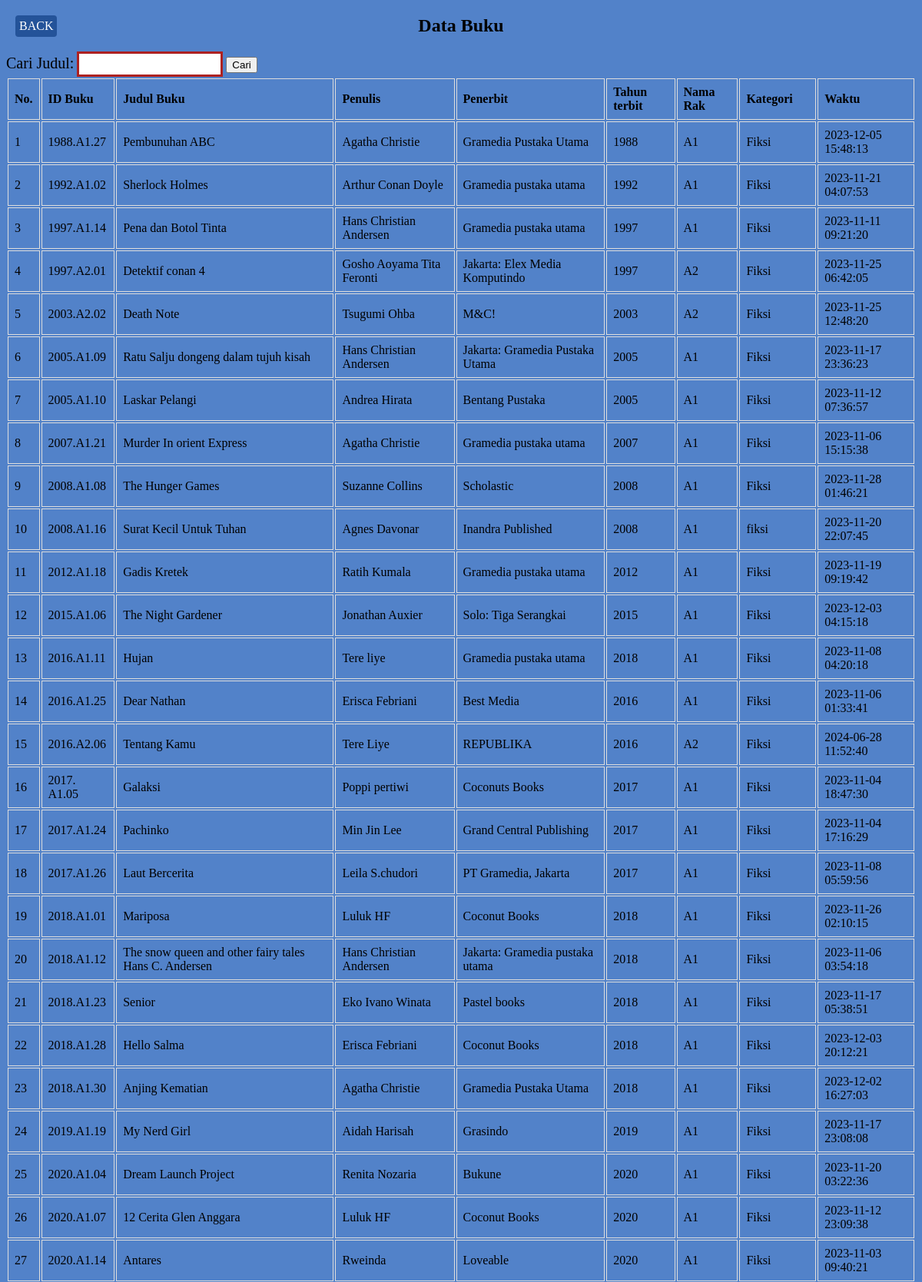
Page /databuku.php (upper part) on the committed database.
### tables this page shows
CREATE TABLE `buku` (
  `id_buku` varchar(16) NOT NULL,
  `judul_buku` varchar(255) NOT NULL,
  `penulis` varchar(255) NOT NULL,
  `penerbit` varchar(100) NOT NULL,
  `tahun_terbit` int(4) NOT NULL,
  `nama_rak` varchar(20) NOT NULL,
  `kategori` text NOT NULL,
  `waktu` datetime NOT NULL
);

### databuku.php (the view, shortened to what this page needs)
<?php include "koneksi.php";?>
<!DOCTYPE html>
<html lang="en">
<head>
</head>
<body>
    <h2>Data Buku</h2>
    <form method="GET">
        <label for="cari">Cari Judul:</label>
        <input type="text" id="cari" name="cari">
        <button type="submit">Cari</button>
    </form>
    <table>
        <thead>
            <tr>
                <th>No.</th>
                <th>ID Buku</th>
                <th>Judul Buku</th>
                <th>Penulis</th>
                <th>Penerbit</th>
                <th>Tahun terbit</th>
                <th>Nama Rak</th>
                <th>Kategori</th>
                <th>Waktu</th>
            </tr>
        </thead>
        <tbody>
            <?php
            if (isset($_GET['cari'])) {
                $cari = $_GET['cari'];
                if (!empty($cari)) {
                    $query = "SELECT * FROM buku WHERE judul_buku LIKE '%" . $cari . "%'";
                } else {
                    $query = "SELECT * FROM buku";
                }
            } else {
                $query = "SELECT * FROM buku";
            }
            $result = mysqli_query($konek, $query);
            if (mysqli_num_rows($result) > 0) {
                $no = 1;
                while ($row = mysqli_fetch_assoc($result)) {
                    echo "<tr>";
                    echo "<td>" . $no . "</td>";
                    echo "<td>" . $row['id_buku'] . "</td>";
                    echo "<td>" . $row['judul_buku'] . "</td>";
                    echo "<td>" . $row['penulis'] . "</td>";
                    echo "<td>" . $row['penerbit'] . "</td>";
                    echo "<td>" . $row['tahun_terbit'] ."</td>";
                    echo "<td>" . $row['nama_rak'] . "</td>";
                    echo "<td>" . $row['kategori'] . "</td>";
                    echo "<td>" . $row['waktu'] . "</td>";
                    echo "</tr>";
                    $no++;
                }
            } else {
                echo "<tr><td colspan='7'>Tidak ada data buku yang dicari.</td></tr>";
            }
            ?>
        </tbody>
    </table>
    <a href="inputbuku.php" class="tombol-back">BACK</a>
</body>
</html>

### databuku.php (style rules this page uses)
h2 { text-align: center; }
html { background-color: #5282C9; }
.tombol-back { display: inline-block; padding: 10px 20px; background-color: #245399; color: white; text-decoration: none; border: none; border-radius: 4px; }
input[type=text] { width: 180px; height: 25px; font-size: 15px; border: 3px solid #ad2121; }
label[for=cari] { font-size: 20px; }
table { width: 100%; margin: 0 auto; }
th, td { border: 1px solid #ddd; padding: 8px; text-align: left; }
.tombol-back { position: absolute; top: 20px; left: 20px; display: inline-block; padding: 5px 5px; background-color: #245399; color: white; text-decoration: none; border: none; border-radius: 4px; }

### rows in the picture
buku: id_buku "1988.A1.27", judul_buku "Pembunuhan ABC", penulis "Agatha Christie", penerbit "Gramedia Pustaka Utama", tahun_terbit "1988", nama_rak "A1", kategori "Fiksi", waktu "2023-12-05 15:48:13"
buku: id_buku "1992.A1.02", judul_buku "Sherlock Holmes", penulis "Arthur Conan Doyle", penerbit "Gramedia pustaka utama", tahun_terbit "1992", nama_rak "A1", kategori "Fiksi", waktu "2023-11-21 04:07:53"
buku: id_buku "1997.A1.14", judul_buku "Pena dan Botol Tinta", penulis "Hans Christian Andersen", penerbit "Gramedia pustaka utama", tahun_terbit "1997", nama_rak "A1", kategori "Fiksi", waktu "2023-11-11 09:21:20"
buku: id_buku "1997.A2.01", judul_buku "Detektif conan 4", penulis "Gosho Aoyama Tita Feronti", penerbit "Jakarta: Elex Media Komputindo", tahun_terbit "1997", nama_rak "A2", kategori "Fiksi", waktu "2023-11-25 06:42:05"
buku: id_buku "2003.A2.02", judul_buku "Death Note", penulis "Tsugumi Ohba", penerbit "M&C!", tahun_terbit "2003", nama_rak "A2", kategori "Fiksi", waktu "2023-11-25 12:48:20"
buku: id_buku "2005.A1.09", judul_buku "Ratu Salju dongeng dalam tujuh kisah", penulis "Hans Christian Andersen", penerbit "Jakarta: Gramedia Pustaka Utama", tahun_terbit "2005", nama_rak "A1", kategori "Fiksi", waktu "2023-11-17 23:36:23"
buku: id_buku "2005.A1.10", judul_buku "Laskar Pelangi", penulis "Andrea Hirata", penerbit "Bentang Pustaka", tahun_terbit "2005", nama_rak "A1", kategori "Fiksi", waktu "2023-11-12 07:36:57"
buku: id_buku "2007.A1.21", judul_buku "Murder In orient Express", penulis "Agatha Christie", penerbit "Gramedia pustaka utama", tahun_terbit "2007", nama_rak "A1", kategori "Fiksi", waktu "2023-11-06 15:15:38"
buku: id_buku "2008.A1.08", judul_buku "The Hunger Games", penulis "Suzanne Collins", penerbit "Scholastic", tahun_terbit "2008", nama_rak "A1", kategori "Fiksi", waktu "2023-11-28 01:46:21"
buku: id_buku "2008.A1.16", judul_buku "Surat Kecil Untuk Tuhan", penulis "Agnes Davonar", penerbit "Inandra Published", tahun_terbit "2008", nama_rak "A1", kategori "fiksi", waktu "2023-11-20 22:07:45"
buku: id_buku "2012.A1.18", judul_buku "Gadis Kretek", penulis "Ratih Kumala", penerbit "Gramedia pustaka utama", tahun_terbit "2012", nama_rak "A1", kategori "Fiksi", waktu "2023-11-19 09:19:42"
buku: id_buku "2015.A1.06", judul_buku "The Night Gardener", penulis "Jonathan Auxier", penerbit "Solo: Tiga Serangkai", tahun_terbit "2015", nama_rak "A1", kategori "Fiksi", waktu "2023-12-03 04:15:18"
buku: id_buku "2016.A1.11", judul_buku "Hujan", penulis "Tere liye", penerbit "Gramedia pustaka utama", tahun_terbit "2018", nama_rak "A1", kategori "Fiksi", waktu "2023-11-08 04:20:18"
buku: id_buku "2016.A1.25", judul_buku "Dear Nathan", penulis "Erisca Febriani", penerbit "Best Media", tahun_terbit "2016", nama_rak "A1", kategori "Fiksi", waktu "2023-11-06 01:33:41"
buku: id_buku "2016.A2.06", judul_buku "Tentang Kamu", penulis "Tere Liye", penerbit "REPUBLIKA", tahun_terbit "2016", nama_rak "A2", kategori "Fiksi", waktu "2024-06-28 11:52:40"
buku: id_buku "2017. A1.05", judul_buku "Galaksi", penulis "Poppi pertiwi", penerbit "Coconuts Books", tahun_terbit "2017", nama_rak "A1", kategori "Fiksi", waktu "2023-11-04 18:47:30"
buku: id_buku "2017.A1.24", judul_buku "Pachinko", penulis "Min Jin Lee", penerbit "Grand Central Publishing", tahun_terbit "2017", nama_rak "A1", kategori "Fiksi", waktu "2023-11-04 17:16:29"
buku: id_buku "2017.A1.26", judul_buku "Laut Bercerita", penulis "Leila S.chudori", penerbit "PT Gramedia, Jakarta", tahun_terbit "2017", nama_rak "A1", kategori "Fiksi", waktu "2023-11-08 05:59:56"
buku: id_buku "2018.A1.01", judul_buku "Mariposa", penulis "Luluk HF", penerbit "Coconut Books", tahun_terbit "2018", nama_rak "A1", kategori "Fiksi", waktu "2023-11-26 02:10:15"
buku: id_buku "2018.A1.12", judul_buku "The snow queen and other fairy tales Hans C. Andersen", penulis "Hans Christian Andersen", penerbit "Jakarta: Gramedia pustaka utama", tahun_terbit "2018", nama_rak "A1", kategori "Fiksi", waktu "2023-11-06 03:54:18"
buku: id_buku "2018.A1.23", judul_buku "Senior", penulis "Eko Ivano Winata", penerbit "Pastel books", tahun_terbit "2018", nama_rak "A1", kategori "Fiksi", waktu "2023-11-17 05:38:51"
buku: id_buku "2018.A1.28", judul_buku "Hello Salma", penulis "Erisca Febriani", penerbit "Coconut Books", tahun_terbit "2018", nama_rak "A1", kategori "Fiksi", waktu "2023-12-03 20:12:21"
buku: id_buku "2018.A1.30", judul_buku "Anjing Kematian", penulis "Agatha Christie", penerbit "Gramedia Pustaka Utama", tahun_terbit "2018", nama_rak "A1", kategori "Fiksi", waktu "2023-12-02 16:27:03"
buku: id_buku "2019.A1.19", judul_buku "My Nerd Girl", penulis "Aidah Harisah", penerbit "Grasindo", tahun_terbit "2019", nama_rak "A1", kategori "Fiksi", waktu "2023-11-17 23:08:08"
buku: id_buku "2020.A1.04", judul_buku "Dream Launch Project", penulis "Renita Nozaria", penerbit "Bukune", tahun_terbit "2020", nama_rak "A1", kategori "Fiksi", waktu "2023-11-20 03:22:36"
buku: id_buku "2020.A1.07", judul_buku "12 Cerita Glen Anggara", penulis "Luluk HF", penerbit "Coconut Books", tahun_terbit "2020", nama_rak "A1", kategori "Fiksi", waktu "2023-11-12 23:09:38"
buku: id_buku "2020.A1.14", judul_buku "Antares", penulis "Rweinda", penerbit "Loveable", tahun_terbit "2020", nama_rak "A1", kategori "Fiksi", waktu "2023-11-03 09:40:21"
